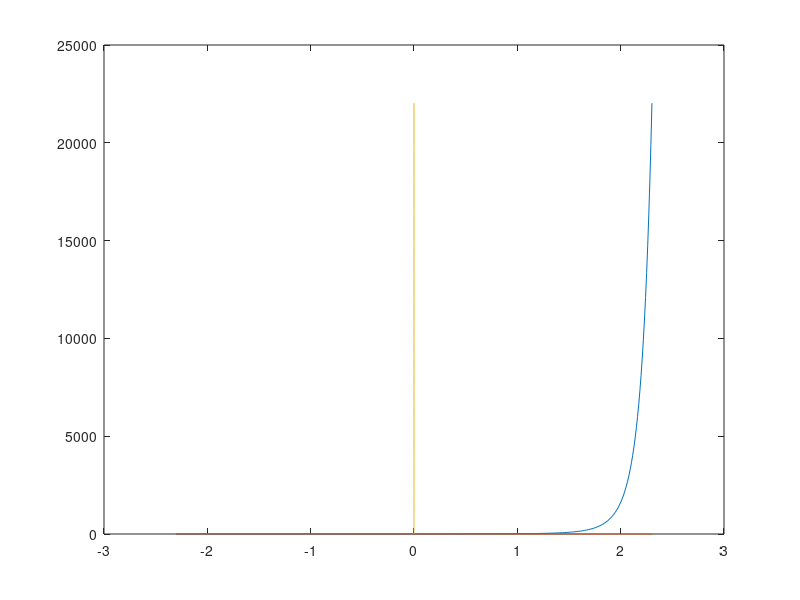

This figure's MATLAB source:
%% Jong Park (parkj6)
% Math 351 - Numerical Analysis
% HW 2

%% 1. part a
b = 0.1 : 0.1 :10;
x = log(b)
y = exp(b)
plot (x, y, x, zeros(size(x)), zeros(size(y)), y);








%% 2. part a 
format long
n=2;            % only one with real root.
n=5;            % Try these values as well. 
n=10; 
n=20;
n=21;           % The computed roots aren't even real.

p = poly(1:n);  % p Contains coefficients (in descending order of a polynomial
                % whose roots are components of the vector 1:n
r = roots(p) 	% r contains the computed roots of this polynomial.
